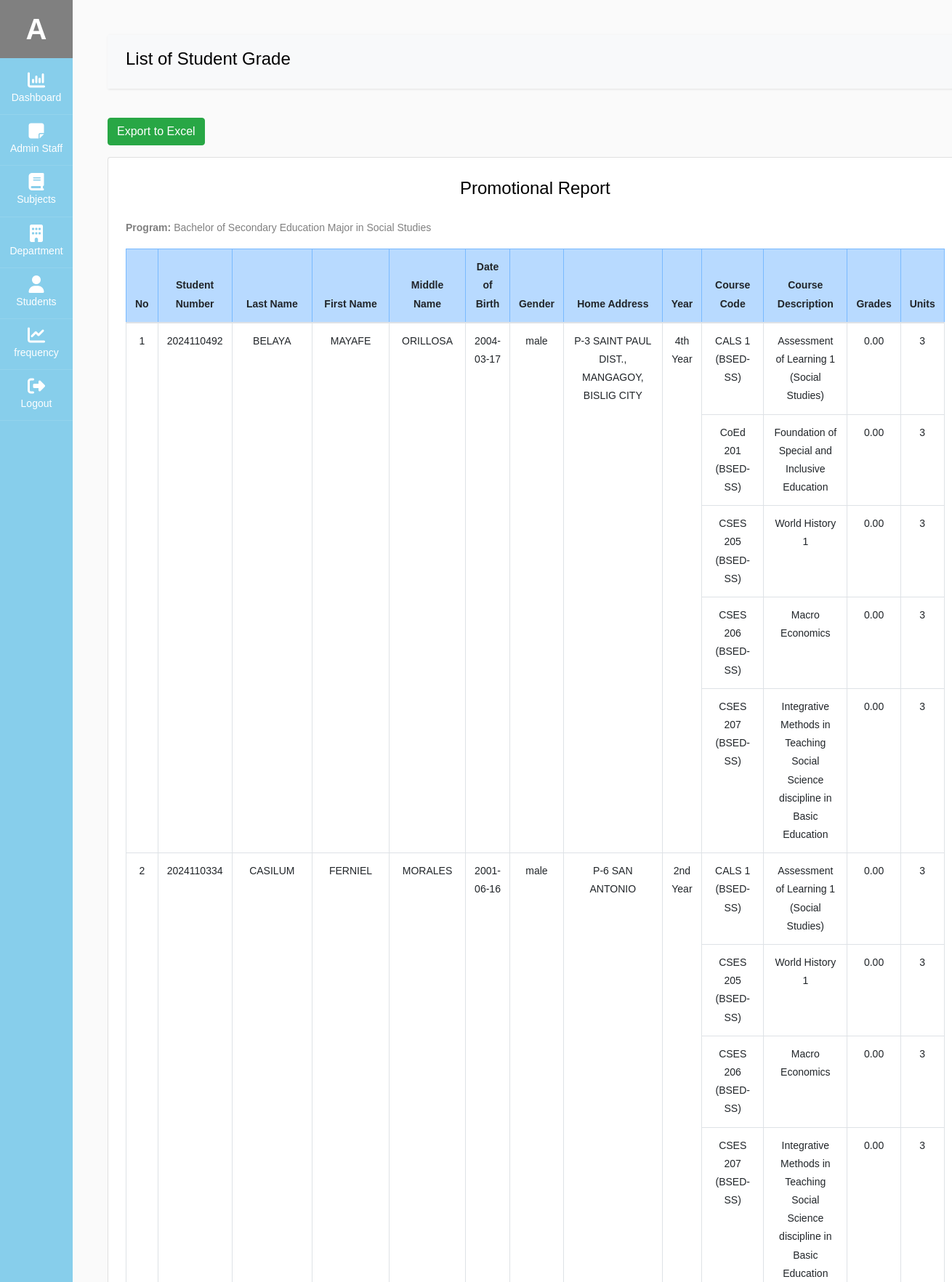
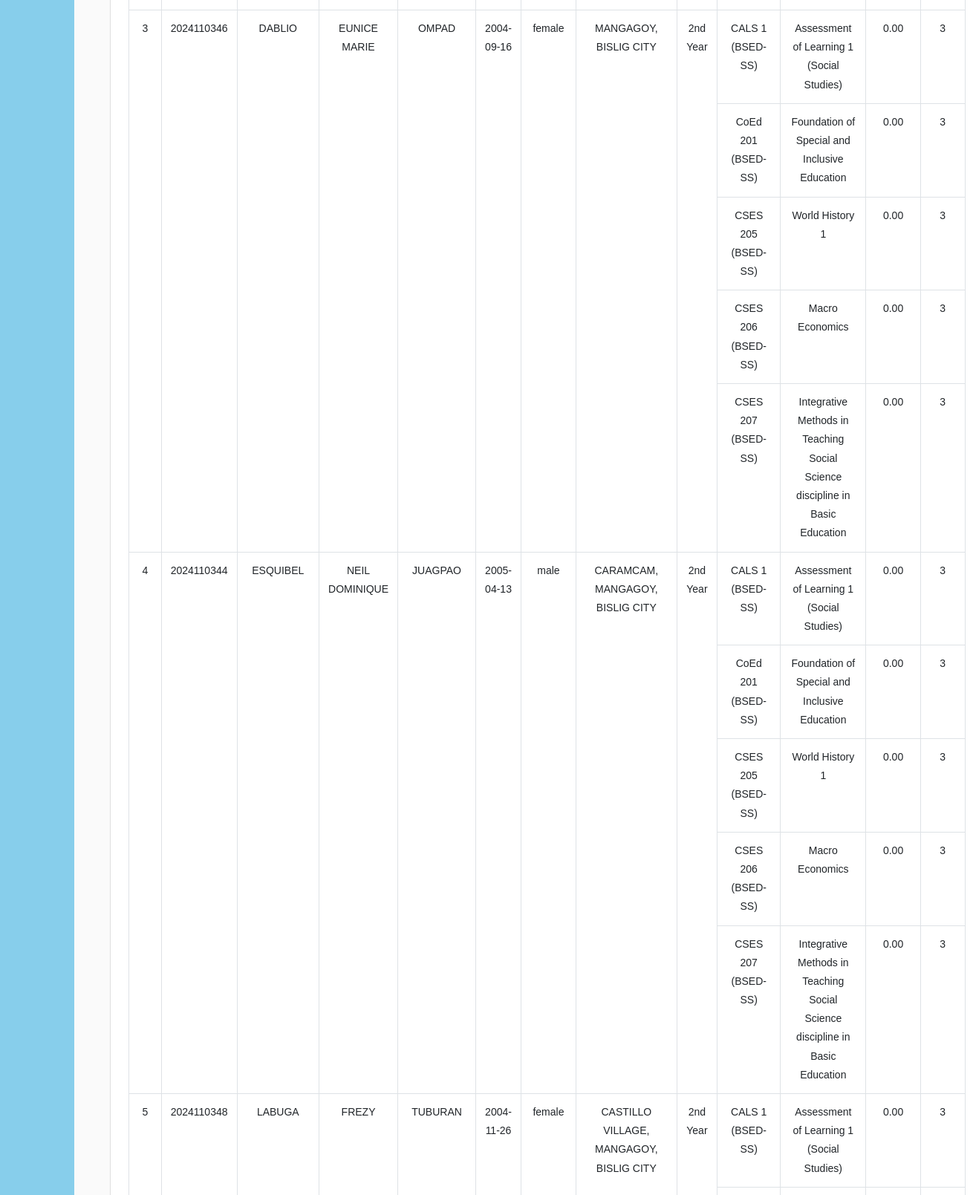
The app's page /admin/ViewStudentDeptGrade.php?dept_id=7 (signed in, upper part) with its own data (2 pictures, top to bottom).
### tables this page shows
CREATE TABLE `user` (
  `admin_id` int(11) NOT NULL,
  `fname` varchar(60) NOT NULL,
  `mname` varchar(60) DEFAULT NULL,
  `lname` varchar(60) NOT NULL,
  `email` varchar(100) NOT NULL,
  `username` varchar(100) NOT NULL,
  `password` varchar(100) NOT NULL,
  `type` varchar(20) NOT NULL,
  `profile_img` varchar(255) DEFAULT NULL,
  `status` int(11) NOT NULL DEFAULT 1
);

CREATE TABLE `department` (
  `dept_id` int(11) NOT NULL,
  `dept_name` varchar(60) NOT NULL,
  `dept_description` varchar(500) DEFAULT NULL,
  `dept_status` varchar(60) NOT NULL DEFAULT '1'
);

CREATE TABLE `student` (
  `stud_id` int(11) NOT NULL,
  `stud_course` text NOT NULL,
  `stud_fname` varchar(60) NOT NULL,
  `stud_mname` varchar(60) DEFAULT NULL,
  `stud_lname` varchar(60) NOT NULL,
  `stud_phone` varchar(60) NOT NULL,
  `stud_bday` date NOT NULL,
  `stud_address` varchar(60) NOT NULL,
  `stud_gender` varchar(60) NOT NULL,
  `stud_year_level` varchar(60) NOT NULL,
  `stud_section` varchar(60) NOT NULL,
  `stud_sem` varchar(60) NOT NULL,
  `stud_academic_status` varchar(60) NOT NULL,
  `stud_school_year` varchar(255) NOT NULL,
  `stud_status` int(11) NOT NULL DEFAULT 1
);

### db/db.php (called while the page is built, shortened)
<?php
class db_connect
{
    public $host = db_host;
    public $user = db_user;
    public $pass = db_pass;
    public $name = db_name;
    public function connect()
    {
        try {
            $this->conn = new mysqli($this->host, $this->user, $this->pass, $this->name);
        } catch (\Throwable $th) {
            header("Location:setup.php");
        }
    }
}

### db/class.php (called while the page is built, shortened)
<?php
include('db.php');
class global_class extends db_connect
{
    public function view_department($dept_id)
    {
        $query = $this->conn->prepare("SELECT * FROM `department` where dept_status='1' and dept_id='$dept_id'");
        if ($query->execute()) {
            $result = $query->get_result();
            return $result;
        }
    }
    public function view_student_grade_per_department($dept_id)
{
    $query = $this->conn->prepare("
        SELECT *
        FROM `department` AS dept
        LEFT JOIN `subject` AS sub ON dept.dept_id = sub.sub_dept_id
        LEFT JOIN `student_subject` AS ss ON sub.subject_id = ss.ss_subject_id
        LEFT JOIN `student` AS stud ON stud.stud_id = ss.ss_stud_id
        WHERE dept.dept_status = '1' AND dept.dept_id = ? AND stud.stud_status = '1'
        ORDER BY stud.stud_lname ASC
    ");
    if ($query) {
        $query->bind_param("i", $dept_id);
        if ($query->execute()) {
            $result = $query->get_result();
            return $result;
        }
    }
    return false;
}
    public function get_user_info($admin_id)
    {
        $query = $this->conn->prepare("SELECT * FROM `user` where status='1' AND admin_id =$admin_id");
        if ($query->execute()) {
            $result = $query->get_result();
            return $result;
        }
    }
}

### admin/ViewStudentDeptGrade.php (the view, shortened to what this page needs)
<?php
include('../components/admin-header.php');
$dept_id=$_GET['dept_id'];
$get_department = $admin_db->view_department($dept_id);
    $view_department = $get_department->fetch_array();
    $dept_description=$view_department['dept_description'];
?>
<div id="content" class="p-4 p-md-5">
<nav class="navbar navbar-expand-lg navbar-light bg-light" >
  <div class="container-fluid" >
    <h4>List of Student Grade</h4>
  </div>
</nav>
<form method="POST" action="function/export-to-excel_studentDeptGrade.php">
    <button type="submit" class="btn btn-success mb-3">Export to Excel</button>
</form>
    <div class="table-responsive ">
        <div class="card shadow p-4">
            <h4 class="text-center mb-4">Promotional Report</h4>
            <div class="mb-3">
                <strong>Program:</strong> <?=$dept_description?> <br />
            </div>
            <div class="table-responsive">
                <table id="studentTable" class="table table-bordered table-hover align-middle text-center">
                    <thead class="table-primary">
                        <tr>
                            <th>No</th>
                            <th>Student Number</th>
                            <th>Last Name</th>
                            <th>First Name</th>
                            <th>Middle Name</th>
                            <th>Date of Birth</th>
                            <th>Gender</th>
                            <th>Home Address</th>
                            <th>Year</th>
                            <th>Course Code</th>
                            <th>Course Description</th>
                            <th>Grades</th>
                            <th>Units</th>
                        </tr>
                    </thead>
                    <tbody>
                    <?php
$student_grade = $admin_db->view_student_grade_per_department($dept_id);
$students = [];
while ($row = $student_grade->fetch_assoc()) {
    $stud_id = $row['stud_id'];
    if (!isset($students[$stud_id])) {
        $students[$stud_id] = [
            'info' => $row,
            'subjects' => []
        ];
    }
    $students[$stud_id]['subjects'][] = [
        'course_code' => $row['course_code'],
        'descriptive_title' => $row['descriptive_title'],
        'ss_final_grade' => $row['ss_final_grade'],
        'units' => $row['units']
    ];
}
?>
<tbody>
<?php
$count = 1;
foreach ($students as $stud_id => $student) {
    $subjectCount = count($student['subjects']);
    $first = true;
    foreach ($student['subjects'] as $index => $subject) {
?>
    <tr>
        <?php if ($first): ?>
            <td rowspan="<?=$subjectCount?>"><?=$count?></td>
            <td rowspan="<?=$subjectCount?>"><?=$student['info']['stud_id']?></td>
            <td rowspan="<?=$subjectCount?>"><?=$student['info']['stud_lname']?></td>
            <td rowspan="<?=$subjectCount?>"><?=$student['info']['stud_fname']?></td>
            <td rowspan="<?=$subjectCount?>"><?=$student['info']['stud_mname']?></td>
            <td rowspan="<?=$subjectCount?>"><?=$student['info']['stud_bday']?></td>
            <td rowspan="<?=$subjectCount?>"><?=$student['info']['stud_gender']?></td>
            <td rowspan="<?=$subjectCount?>"><?=$student['info']['stud_address']?></td>
            <td rowspan="<?=$subjectCount?>"><?=$student['info']['stud_year_level']?></td>
        <?php endif; ?>
        <td><?=$subject['course_code']?></td>
        <td><?=$subject['descriptive_title']?></td>
        <td><?=$subject['ss_final_grade']?></td>
        <td><?=$subject['units']?></td>
    </tr>
<?php
        $first = false;
    }
    $count++;
}
?>
</tbody>
                    </tbody>
                </table>
            </div>
        </div>
</div>
<?php
include('../components/admin-footer.php');
?>

### components/admin-header.php (shortened to what this page needs)
<?php
include('../db/class.php');
$admin_db = new global_class();
$admin_restrictions="";
if (isset($_SESSION['admin_id'])) {
    $admin_id = $_SESSION['admin_id'];
    $getUserDetails = $admin_db->get_user_info($admin_id);
    $user = $getUserDetails->fetch_array();
    $admin_id =$user['admin_id'];
    $username=$user['username'];
}
?>
<!doctype html>
<html lang="en">
  <head>
		<link rel="stylesheet" href="../node_modules/font-awesome/css/font-awesome.min.css">
    <link rel="stylesheet" href="../node_modules/alertifyjs/build/css/alertify.min.css"/>
    <link rel="stylesheet" href="../node_modules/alertifyjs//build/css/themes/default.min.css"/>
    <link rel="stylesheet" href="../node_modules/bootstrap/dist/css/bootstrap.min.css"/>
    <link rel="stylesheet" href="../css/dataTables.bootstrap5.css">
		<link rel="stylesheet" href="../css/admin.css">
  </head>
  <body>
		<div class="wrapper d-flex align-items-stretch" >
			<nav id="sidebar" class="active" >
				<h1><a href="profile.php?profile_id=<?=$admin_id?>" class="logo" style="background-color:gray;"><?=ucfirst($username[0])?></a></h1>
        <ul class="list-unstyled components mb-5">
          <li class="active">
            <a href="dashboard.php"><span class="fa fa-bar-chart"></span> Dashboard</a>
          </li>
          <li <?=$admin_restrictions?>>
            <a href="user.php"><span class="fa fa-sticky-note"></span>Admin Staff</a>
          </li>
          <li <?=$admin_restrictions?>>
            <a href="subject.php"><span class="fa fa-book"></span> Subjects</a>
          </li>
          <li <?=$admin_restrictions?>>
            <a href="department.php"><span class="fa fa-building"></span> Department</a>
          </li>
          <li>
              <a href="student.php"><span class="fa fa-user"></span> Students</a>
          </li>
          <li>
              <a href="frequency.php"><span class="fa fa-line-chart"></span> frequency</a>
          </li>
          <li>
            <a href="Logout.php"><span class="fa fa-sign-out"></span> Logout</a>
          </li>
        </ul>
    	</nav>
  </body>
</html>

### records on screen
user: username "A"
department: dept_description "Bachelor of Secondary Education Major in Social Studies"
student: stud_id "2024110492", stud_lname "BELAYA", stud_fname "MAYAFE", stud_mname "ORILLOSA", stud_bday "2004-03-17", stud_gender "male", stud_address "P-3 SAINT PAUL DIST., MANGAGOY, BISLIG CITY", stud_year_level "4th Year"
student: stud_id "2024110334", stud_lname "CASILUM", stud_fname "FERNIEL", stud_mname "MORALES", stud_bday "2001-06-16", stud_gender "male", stud_address "P-6 SAN ANTONIO", stud_year_level "2nd Year"
student: stud_id "2024110346", stud_lname "DABLIO", stud_fname "EUNICE MARIE", stud_mname "OMPAD", stud_bday "2004-09-16", stud_gender "female", stud_address "MANGAGOY, BISLIG CITY", stud_year_level "2nd Year"
student: stud_id "2024110344", stud_lname "ESQUIBEL", stud_fname "NEIL DOMINIQUE", stud_mname "JUAGPAO", stud_bday "2005-04-13", stud_gender "male", stud_address "CARAMCAM, MANGAGOY, BISLIG CITY", stud_year_level "2nd Year"
student: stud_id "2024110348", stud_lname "LABUGA", stud_fname "FREZY", stud_mname "TUBURAN", stud_bday "2004-11-26", stud_gender "female", stud_address "CASTILLO VILLAGE, MANGAGOY, BISLIG CITY", stud_year_level "2nd Year"

### other values on screen
$subject['course_code'] "CALS 1 (BSED-SS)"
$subject['descriptive_title'] "Assessment of Learning 1 (Social Studies)"
$subject['ss_final_grade'] "0.00"
$subject['units'] "3"
$subject['course_code'] "CoEd 201 (BSED-SS)"
$subject['descriptive_title'] "Foundation of Special and Inclusive Education"
$subject['course_code'] "CSES 205 (BSED-SS)"
$subject['descriptive_title'] "World History 1"
$subject['course_code'] "CSES 206 (BSED-SS)"
$subject['descriptive_title'] "Macro Economics"
$subject['course_code'] "CSES 207 (BSED-SS)"
$subject['descriptive_title'] "Integrative Methods in Teaching Social Science discipline in Basic Education"
